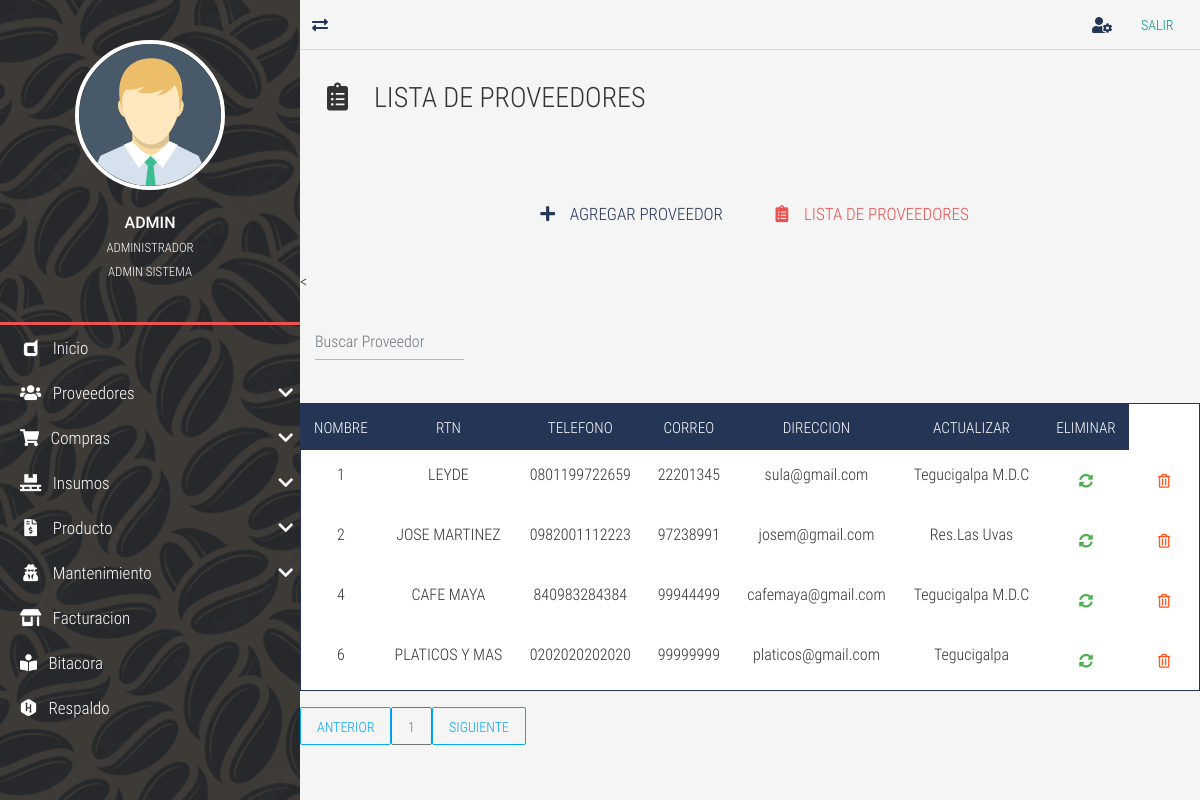
The app's page /proveedor-list/ (signed in), older data.
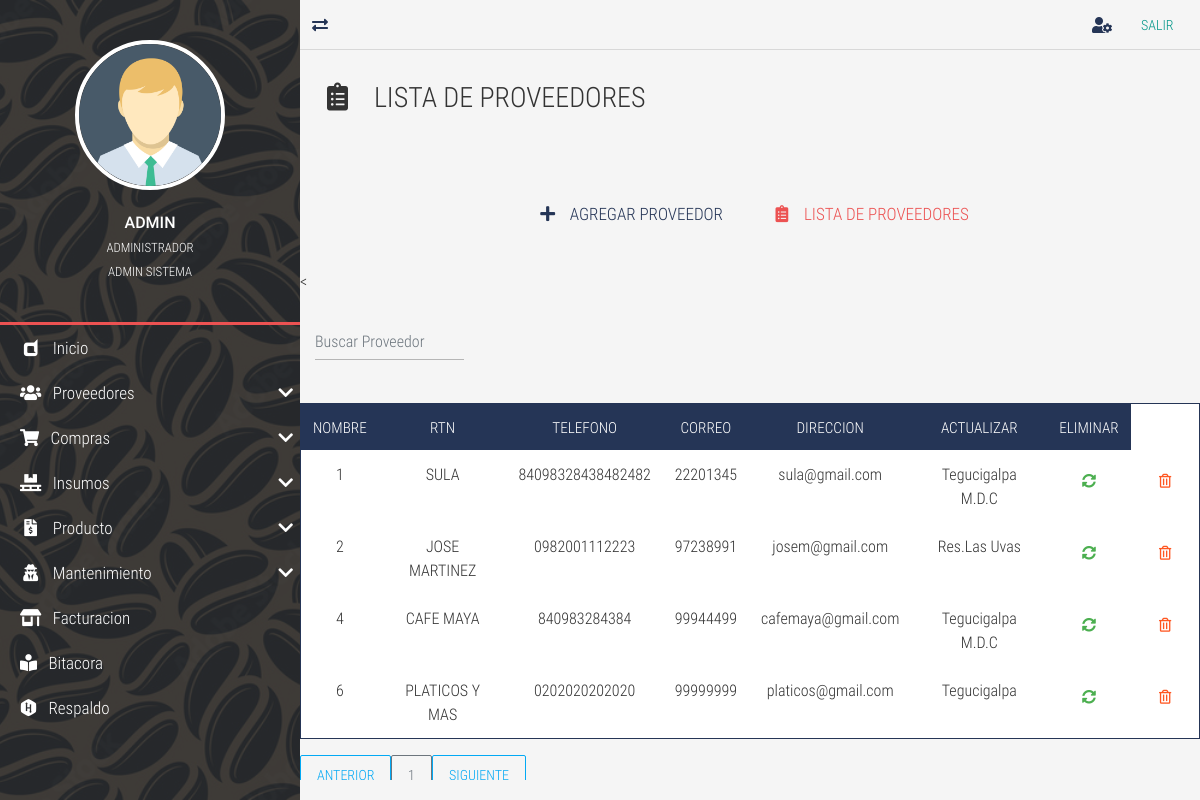
The same page, newer data.
### tables this page shows
CREATE TABLE `TBL_Proveedores` (
  `id_Proveedores` int NOT NULL AUTO_INCREMENT,
  `nom_proveedor` varchar(45) DEFAULT NULL,
  `rtn_proveedor` varchar(50) DEFAULT NULL,
  `tel_proveedor` varchar(50) DEFAULT NULL,
  `correo_proveedor` varchar(45) NOT NULL,
  `dir_proveedor` varchar(45) DEFAULT NULL,
  PRIMARY KEY (`id_Proveedores`) USING BTREE
);

### controladores/vistasControlador.php (called while the page is built, shortened)
<?php
	class vistasControlador extends vistasModelo{
		public function obtener_plantilla_controlador(){
			return require_once "./vistas/plantilla.php";
		}
	}

### index.php (called while the page is built, shortened)
<?php
	require_once "./controladores/vistasControlador.php";
	$plantilla = new vistasControlador();
	$plantilla->obtener_plantilla_controlador();

### vistas/contenidos/proveedor-list-view.php (the view, shortened to what this page needs)
<div class="full-box page-header">
	<h3 class="text-left">
		<i class="fas fa-clipboard-list fa-fw"></i> &nbsp; LISTA DE PROVEEDORES
	</h3>
</div>
<div class="container-fluid">
	<ul class="full-box list-unstyled page-nav-tabs">
		<li>
			<a href="<?php echo SERVERURL; ?>proveedor-new/"><i class="fas fa-plus fa-fw"></i> &nbsp; AGREGAR PROVEEDOR</a>
		</li>
		<li>
			<a class="active" href="<?php echo SERVERURL; ?>proveedor-list/"><i class="fas fa-clipboard-list fa-fw"></i> &nbsp; LISTA DE PROVEEDORES</a>
		</li>
		</ul>
</div>
<<?php
$where="";
?>
      <div class="container-fluid">
  <form class="d-flex">
      <input class="form-control me-2 light-table-filter" data-table="table_id" type="text"
      placeholder="Buscar Proveedor">
      </form>
  </div>
  <br>
      <table class="table table-striped table-dark table_id text-center" id="tblDatos">
                         <thead>
                         <tr>
                        <th>NOMBRE</th>
                        <th>RTN</th>
                        <th>TELEFONO</th>
                        <th>CORREO</th>
                        <th>DIRECCION</th>
                    	<th>ACTUALIZAR</th>
						<th>ELIMINAR</th>
                        </tr>
                        </thead>
                        <tbody>
				<?php
include ("./cone.php");
$SQL="SELECT * FROM TBL_Proveedores
$where";
$dato = mysqli_query($conexion, $SQL);
if($dato -> num_rows >0){
    while($fila=mysqli_fetch_array($dato)){
?>
<tr>
<td><?php echo $fila['id_Proveedores']; ?></td>
<td><?php echo $fila['nom_proveedor']; ?></td>
<td><?php echo $fila['rtn_proveedor']; ?></td>
<td><?php echo $fila['tel_proveedor']; ?></td>
<td><?php echo $fila['correo_proveedor']; ?></td>
<td><?php echo $fila['dir_proveedor']; ?></td>
<td>
	<a href="<?php echo SERVERURL; ?>proveedor-update/<?php echo $fila['id_Proveedores']?>" class="btn btn-success">
		<i class="fas fa-sync-alt"></i>
	</a>
</td>
<td>
	<form class="FormularioAjax" action="<?php echo SERVERURL; ?>ajax/proveedorAjax.php" method="POST" data-form="delete" autocomplete="off">
	<button type="submit" class="btn btn-warning">
		<i class="far fa-trash-alt"></i>
	</button>
	</form>
</td>
</tr>
<?php
}
}else{
    ?>
    <tr class="text-center">
    <td colspan="16">No existen registros</td>
    </tr>
    <?php
}
?>
	</body>
  <div id="paginador" class=""></div>

Row changes from the older to the newer data that the page shows:
changed tbl_proveedores "sula@gmail.com": nom_proveedor "LEYDE" → "SULA"; rtn_proveedor "0801199722659" → "84098328438482482"
